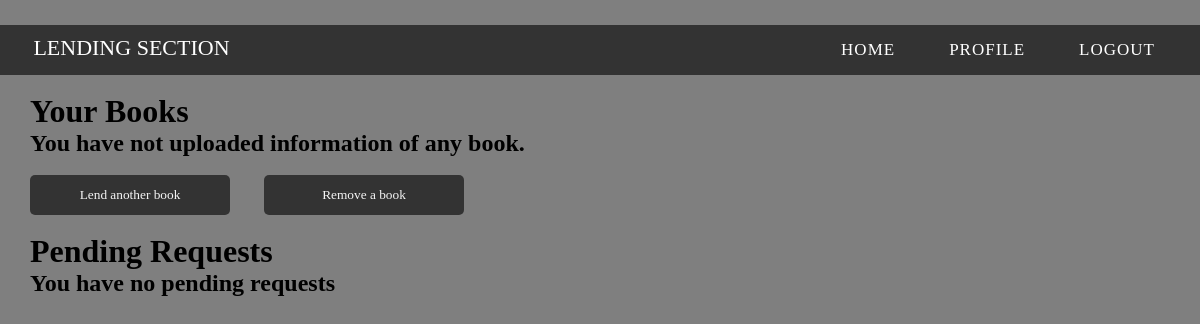
/lending_section (signed in), run on an earlier commit of the app's database.
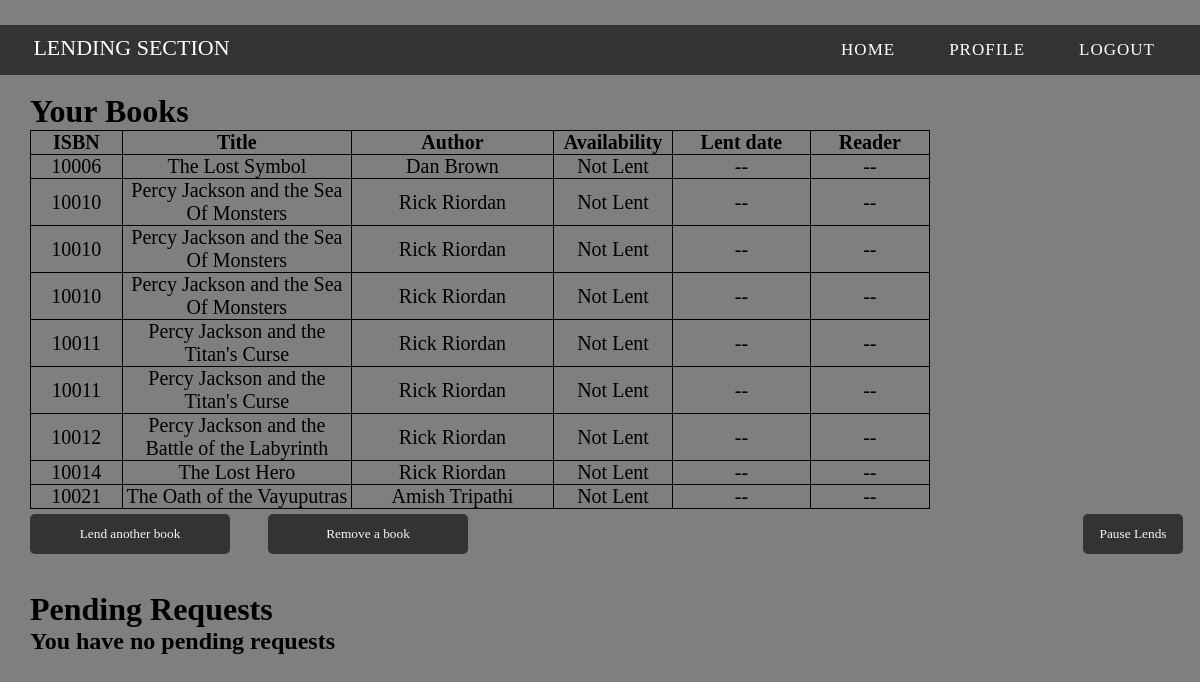
And on a later commit of the database.
### tables this page shows
CREATE TABLE lending_section(ID integer primary key autoincrement, LID integer ,ISBN int(5) ,av int(1) ,RID integer ,lent_date date ,due_date date , transaction_id integer, foreign key(LID) references user_info(UID) ,foreign key(RID) references user_info(UID) ,foreign key(ISBN) references books(ISBN));

CREATE TABLE books(ISBN int(5) primary key ,book_name varchar(40) not null,author varchar(50) not null,count int default 0, rating Decimal(1,5) default 0);

### app/routes.py (the view)
@app.route('/lending_section',methods = ['GET','POST'])
def show_lends():
    global need_resume
    lent_books = get_lent_books(User_Data)
    pending_requests = get_pending_requests(User_Data)
    print(lent_books)
    return render_template('lending_section.html',name = User_Data[1],lent_books = lent_books,pending_requests = pending_requests,need_resume = need_resume)

### app/queries.py (called while the page is built)
def connect():
    conn = sqlite3.connect("./bookshelf_database.db")
    cur = conn.cursor()
    return conn, cur

def get_pending_requests(User_Data):
    conn,cur = connect()
    cur.execute("SELECT L.ISBN,B.book_name,B.author,U.name,L.ID,I.transaction_id,L.LID,U.UID FROM lending_section L JOIN incomplete_transaction I ON L.LID = I.LID JOIN books B ON L.ISBN = B.ISBN JOIN user_info U ON I.RID = U.UID WHERE L.LID = ? AND L.av = 2 AND L.ID = I.L_ID",(User_Data[0],))
    pending_requests = cur.fetchall()
    print("pending requests = ",pending_requests)
    conn.close()
    return pending_requests

### app/templates/lending_section.html (shortened to what the changed rows need)
<html>
    <head>
    </head>
        <body>
                    <br>
            <h1 style = "margin-left: 30px">Your Books<h1>
            {% if lent_books %}
                <table  class="a">
                    <tr>
                    <th class="c">ISBN</th>
                    <th class="b">Title</th>
                    <th class="aaa">Author</th>
                    <th class="aa">Availability</th>
                    <th style="width:15%">Lent date</th>
                    <th class="rc">Reader</th>
                    </tr>
                    {% for book in lent_books %}
                        <tr>
                        {% for details in book[1:6]%}
                            <td style="text-align:center">{{details}}</td>
                        {% endfor %}
                        {% if book[4] != "Lent" %}
                            <td style="text-align:center">{{book[6]}}</td>
                        {% else %}
                            {% set rid1 = book[7] %}
                            <form method="POST">
                                <td align="center"><button class="bb" name = 'another' value = {{rid1}} type = "submit" onclick="javascript: form.action='/another_profile'">{{book[6]}}</button></td>
                            </form>
                        {% endif %}
                        </tr>
                    {% endfor %}
                </table>
            {%else%}
                <h2 style="margin-left: 30px">You have not uploaded information of any book.</h2>
                <br>
            {% endif %}
            <div class = "buttons">
                <button type = 'submit' onclick="window.location.href = '/lend_another_book'" class="b1">Lend another book</button>
                <button type = 'submit' onclick="window.location.href = '/remove_lent_book'" class="b1">Remove a book</button>
                {% if lent_books %}
                    {% if need_resume == True %}
                    <button type = 'submit' onclick="window.location.href = '/resume_lends'" class="b3">Resume Lends</button>
                    {% else %}
                        <button type = 'submit' onclick="window.location.href = '/pause_lends'" class="b3">Pause Lends</button>
                    {% endif %}
                {% endif %}
            </div>
            <br>
            <h1 style="margin-left: 30px">Pending Requests</h1>
            {% if pending_requests %}
                <table class="a">
                    <tr>
                        <th class="c">ISBN</th>
                        <th class="b">Title</th>
                        <th class="aaa">Author</th>
                        <th class="rc">Reader</th>
                        <th style="width:23%">Approval</th>
                    </tr>
                    {% for book in pending_requests %}
                    {% set id = book[5]%}
                        <tr>
                        {% for details in book[:-5] %}
                            <td style="text-align:center">{{details}}</td>
                        {% endfor %}
                        {% set rid2 = book[7] %}
                        <form method="POST">
                            <td align="center"><button class="bb" name = 'another' value = {{rid2}} type = "submit" onclick="javascript: form.action='/another_profile'">{{book[3]}}</button></td>
                        </form>
                        <form method = 'POST'>
                        <td><button class="b2" name = 'accept' value = {{id}} type = "submit" onclick="javascript: form.action='/accept_book'">Accept</button>
                            <button class="b2" name = 'reject' value = {{id}} type = "submit" onclick="javascript: form.action='/reject_book'">Reject</button>
                        </td>
                        </form>
                        </tr>
                    {% endfor %}
                </table>
            {% else %}
            <h2 style="margin-left: 30px">You have no pending requests</h2>
            {% endif %}
        </body>
</html>

What changed in the data, as far as the page shows it:
added lending_section: ISBN "10006", 6 "Not Lent" "--", book "--"
now on this page (row unchanged): books: book_name "The Lost Symbol", author "Dan Brown"
added lending_section: ISBN "10010", 6 "Not Lent" "--", book "--"
now on this page (row unchanged): books: book_name "Percy Jackson and the Sea Of Monsters", author "Rick Riordan"
added lending_section: ISBN "10010", 6 "Not Lent" "--", book "--"
added lending_section: ISBN "10010", 6 "Not Lent" "--", book "--"
added lending_section: ISBN "10011", 6 "Not Lent" "--", book "--"
now on this page (row unchanged): books: book_name "Percy Jackson and the Titan's Curse", author "Rick Riordan"
added lending_section: ISBN "10011", 6 "Not Lent" "--", book "--"
added lending_section: ISBN "10012", 6 "Not Lent" "--", book "--"
now on this page (row unchanged): books: book_name "Percy Jackson and the Battle of the Labyrinth", author "Rick Riordan"
added lending_section: ISBN "10014", 6 "Not Lent" "--", book "--"
now on this page (row unchanged): books: book_name "The Lost Hero", author "Rick Riordan"
added lending_section: ISBN "10021", 6 "Not Lent" "--", book "--"
now on this page (row unchanged): books: book_name "The Oath of the Vayuputras", author "Amish Tripathi"
Also different on the page:
text no longer shown: "You have not uploaded information of any book."
text now shown: "ISBN Title Author Availability Lent date Reader Pause Lends"
